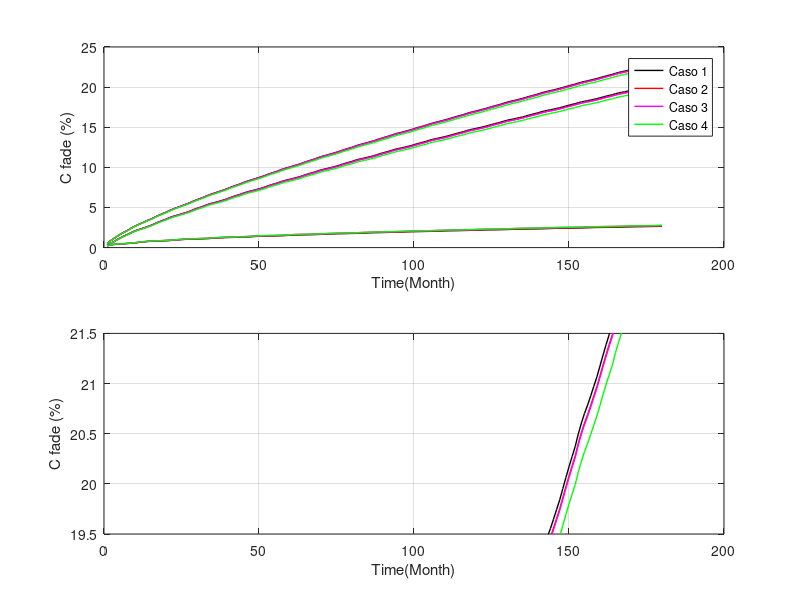

MATLAB code for this plot:
clc;
clear all;
close all;

load('Cyc1.mat')
Cyc1 = Cyc;
load('Cyc2.mat')
Cyc2 = Cyc;
load('Cyc3.mat')
Cyc3 = Cyc;
load('Cyc4.mat')
Cyc4 = Cyc;

load('Ccal1.mat')
Ccal1 = Ccal;
load('Ccal2.mat')
Ccal2 = Ccal;
load('Ccal3.mat')
Ccal3 = Ccal;
load('Ccal4.mat')
Ccal4 = Ccal;

time = 1:length(Ccal);
time = time*30;
time = time/30;

figure(1)
subplot(2,1,1)
plot(time,Ccal1, 'k', 'LineWidth', 1.0);
hold on;
plot(time,Ccal2,'r', 'LineWidth', 1.0);
plot(time,Ccal3 ,'m', 'LineWidth', 1.0);
plot(time,Ccal4,'g', 'LineWidth', 1.0);


plot(time,Cyc1 ,  'k', 'LineWidth', 1.0);
plot(time,Cyc2,'r', 'LineWidth', 1.0);
plot(time,Cyc,'m', 'LineWidth', 1.0);
plot(time,Cyc4,'g', 'LineWidth', 1.0);

plot(time,Cyc1+Ccal1,'k', 'LineWidth', 1.0);
plot(time,Cyc2+ Ccal2, 'r', 'LineWidth', 1.0);
plot(time,Cyc3 + Ccal3 ,'m', 'LineWidth', 1.0);
plot(time,Cyc4 + Ccal4, 'g', 'LineWidth', 1.0);
xlabel ('Time(Month)')
ylabel('C fade (%)')
legend('Caso 1','Caso 2', 'Caso 3', 'Caso 4')
grid on;

subplot(2,1,2)
plot(time,Cyc1+Ccal1,'k', 'LineWidth', 1.0);
hold on;
grid on;
plot(time,Cyc2+ Ccal2, 'r', 'LineWidth', 1.0);
plot(time,Cyc3 + Ccal3 ,'m', 'LineWidth', 1.0);
plot(time,Cyc4 + Ccal4, 'g', 'LineWidth', 1.0);
xlabel ('Time(Month)')
ylim([19.5 21.5])
ylabel('C fade (%)')
grid on;

% figure(2)
% plot(time,Ccal1, 'k', 'LineWidth', 1.0);
% hold on;
% plot(time,Ccal2,'r', 'LineWidth', 1.0);
% plot(time,Ccal3 ,'b', 'LineWidth', 1.0);
% plot(time,Ccal4,'g', 'LineWidth', 1.0);
% xlabel ('Time(Month)')
% ylabel('C fade (%)')
% legend('Caso 1','Caso 2', 'Caso 3', 'Caso 4')
% grid on;
% % 
% figure(3)
% plot(time,Cyc1 ,  'k', 'LineWidth', 1.0);
% hold on;
% plot(time,Cyc2,'r', 'LineWidth', 1.0);
% plot(time,Cyc,'b', 'LineWidth', 1.0);
% plot(time,Cyc4,'g', 'LineWidth', 1.0);
% xlabel ('Time(Month)')
% ylabel('C fade (%)')
% legend('Caso 1','Caso 2', 'Caso 3', 'Caso 4')
% grid on;

% 
% figure(4)
% plot(time,Cyc1+Ccal1 );
% hold on
% plot(time,Cyc2+ Ccal2);
% plot(time,Cyc3 + Ccal3);
% plot(time,Cyc4 + Ccal4);
% grid on;
% 
% xlabel ('Time(Month)')
% ylabel('C fade (%)')
% legend('Caso 1','Caso 2', 'Caso 3', 'Caso 4')
% 
% 
